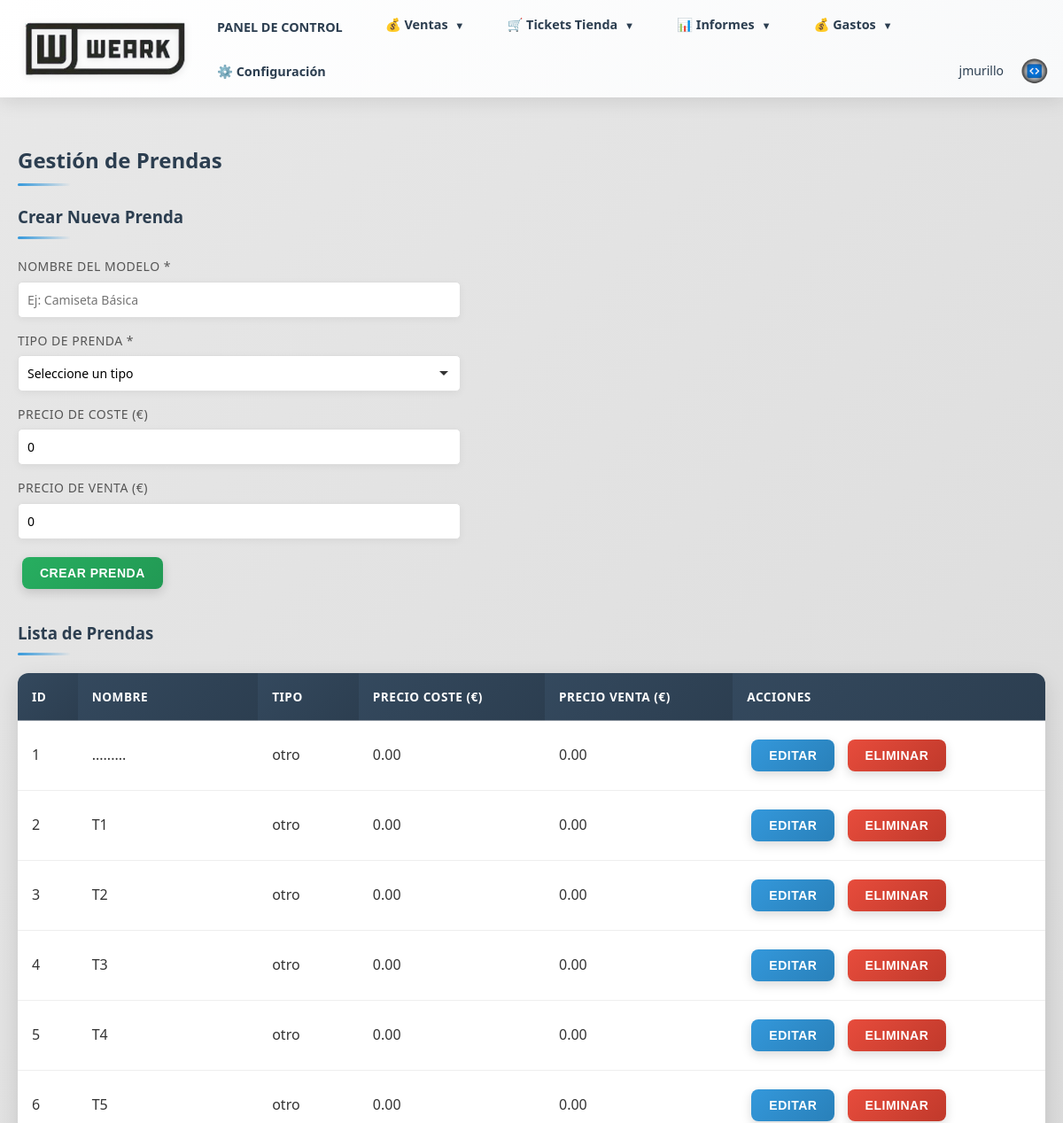
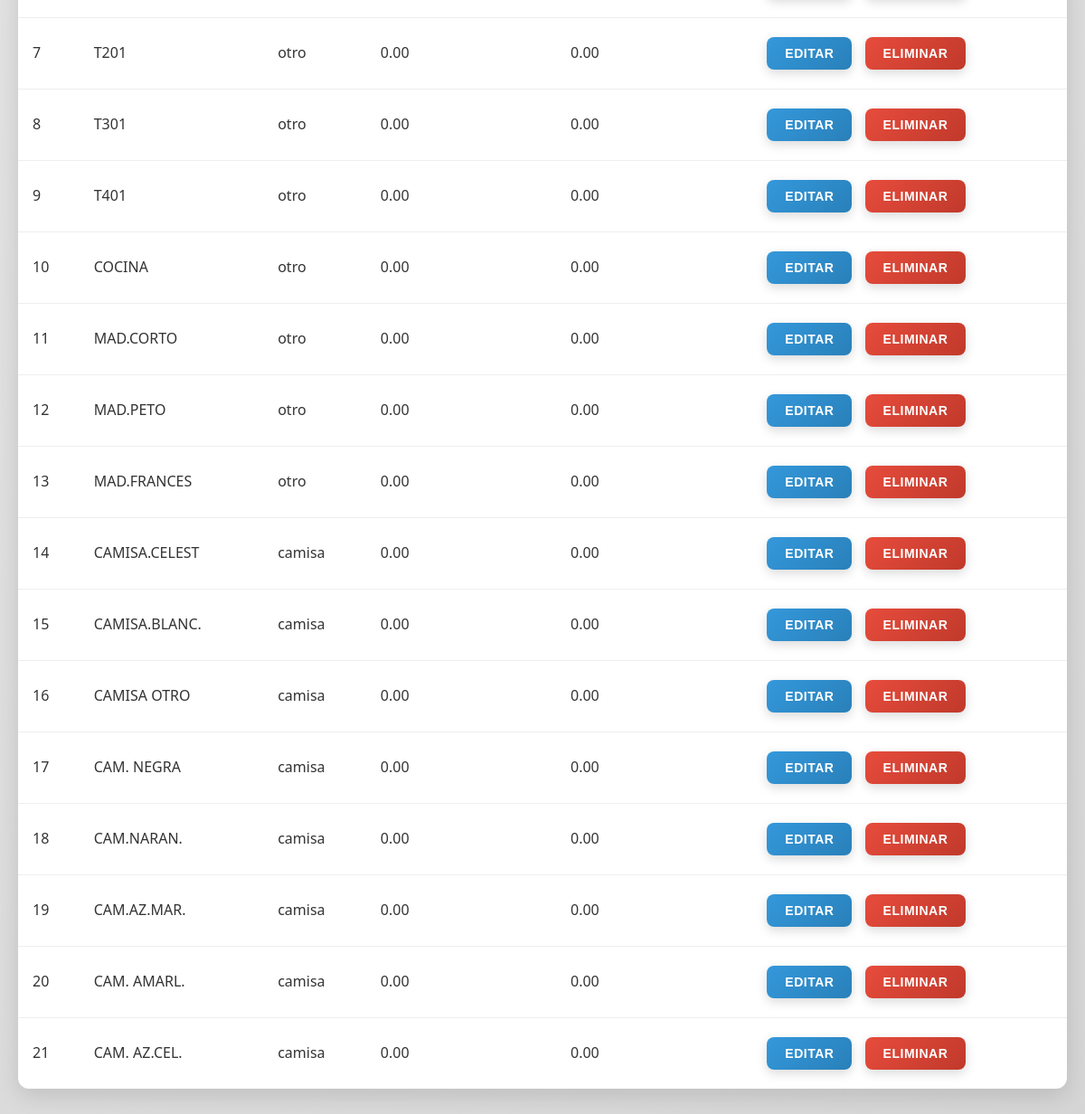
/prendas (signed in), run on the app's committed database (2 pictures, top to bottom).
### models.py (models this page shows, shortened)
class Usuario(db.Model, UserMixin):
    __tablename__ = 'usuarios'
    id = db.Column(db.Integer, primary_key=True)
    usuario = db.Column(db.String(80), nullable=False, unique=True)
    password_hash = db.Column(db.String(255), nullable=False)
    correo = db.Column(db.String(100), nullable=False)
    telefono = db.Column(db.String(50))
    rol = db.Column(db.String(50), nullable=False)  # comercial, administracion, supervisor, usuario
    fecha_creacion = db.Column(db.DateTime, default=datetime.utcnow)
    ultimo_acceso = db.Column(db.DateTime)
    activo = db.Column(db.Boolean, default=True, nullable=False)
    def is_supervisor(self):
        return self.rol == 'supervisor'

class Prenda(db.Model):
    __tablename__ = 'prendas'
    id = db.Column(db.Integer, primary_key=True)
    nombre = db.Column(db.String(200), nullable=False)
    tipo = db.Column(db.String(50), nullable=False)  # pantalon, camisa, zapato, camiseta, etc.
    precio_coste = db.Column(db.Numeric(10, 2), nullable=False, default=0)  # Precio de coste
    precio_venta = db.Column(db.Numeric(10, 2), nullable=False, default=0)  # Precio de venta
    lineas_pedido = db.relationship('LineaPedido', backref='prenda', lazy=True)
    lineas_presupuesto = db.relationship('LineaPresupuesto', backref='prenda', lazy=True)

### routes/prendas.py (the view, shortened to what this page needs)
@prendas_bp.route('/prendas', methods=['GET', 'POST'])
@login_required
def gestion_prendas():
    prendas = Prenda.query.all()
    return render_template('prendas.html', prendas=prendas)

### app.py (called while the page is built)
@login_manager.user_loader
def load_user(user_id):
    from models import Usuario, Cliente
    if user_id.startswith('cliente_'):
        cliente_id = int(user_id.replace('cliente_', ''))
        cliente = Cliente.query.get(cliente_id)
        if cliente and cliente.tiene_acceso_web():
            return cliente
        return None
    else:
        return Usuario.query.get(int(user_id))

### templates/prendas.html (shortened to what this page needs)
{% extends "base.html" %}
{% block content %}
<h2>Gestión de Prendas</h2>
<div style="margin-bottom: 30px;">
    <h3>Crear Nueva Prenda</h3>
    <form method="POST" style="max-width: 500px;">
        <div class="form-group">
            <label for="nombre">Nombre del Modelo *</label>
            <input type="text" name="nombre" id="nombre" required placeholder="Ej: Camiseta Básica">
        </div>
        <div class="form-group">
            <label for="tipo">Tipo de Prenda *</label>
            <select name="tipo" id="tipo" required>
                <option value="">Seleccione un tipo</option>
            </select>
        </div>
        <div class="form-group">
            <label for="precio_coste">Precio de Coste (€)</label>
            <input type="number" name="precio_coste" id="precio_coste" step="0.01" min="0" value="0" placeholder="0.00">
        </div>
        <div class="form-group">
            <label for="precio_venta">Precio de Venta (€)</label>
            <input type="number" name="precio_venta" id="precio_venta" step="0.01" min="0" value="0" placeholder="0.00">
        </div>
        <button type="submit" class="btn btn-success">Crear Prenda</button>
    </form>
</div>
<h3>Lista de Prendas</h3>
{% if prendas %}
<table>
    <thead>
        <tr>
            <th>ID</th>
            <th>Nombre</th>
            <th>Tipo</th>
            <th>Precio Coste (€)</th>
            <th>Precio Venta (€)</th>
            <th>Acciones</th>
        </tr>
    </thead>
    <tbody>
        {% for prenda in prendas %}
        <tr>
            <td>{{ prenda.id }}</td>
            <td>{{ prenda.nombre }}</td>
            <td>{{ prenda.tipo }}</td>
            <td>{{ "%.2f"|format(prenda.precio_coste|float) if prenda.precio_coste else "0.00" }}</td>
            <td>{{ "%.2f"|format(prenda.precio_venta|float) if prenda.precio_venta else "0.00" }}</td>
            <td>
                <button onclick="abrirModalEditar({{ prenda.id }}, '{{ prenda.nombre }}', '{{ prenda.tipo }}', {{ "%.2f"|format(prenda.precio_coste|float) if prenda.precio_coste else 0 }}, {{ "%.2f"|format(prenda.precio_venta|float) if prenda.precio_venta else 0 }})" class="btn btn-primary" style="margin-right: 5px;">Editar</button>
                <form method="POST" action="{{ url_for('prendas.eliminar_prenda', id=prenda.id) }}" style="display: inline;" onsubmit="return confirm('¿Está seguro de eliminar esta prenda?');">
                    <button type="submit" class="btn btn-danger">Eliminar</button>
                </form>
            </td>
        </tr>
        {% endfor %}
    </tbody>
</table>
{% else %}
<p>No hay prendas registradas.</p>
{% endif %}
{% endblock %}

### templates/base.html (shortened to what this page needs)
<!DOCTYPE html>
<html lang="es">
<head>
    <link rel="stylesheet" href="{{ url_for('static', filename='css/style.css') }}">
</head>
<body>
    <header>
        <div class="container header-wrapper">
            <a href="{{ url_for('index.index') }}" style="text-decoration: none; display: flex; align-items: center;">
                <img src="{{ url_for('static', filename='logo_base.png') }}" alt="Logo" class="header-logo">
            </a>
            <nav id="mainNav">
                {% if current_user.is_authenticated %}
                    <a href="{{ url_for('index.index') }}">PANEL DE CONTROL</a>
                    <div class="dropdown">
                        <a href="#" class="dropdown-toggle">💰 Ventas <span class="dropdown-arrow">▼</span></a>
                    </div>
                    <div class="dropdown">
                        <a href="#" class="dropdown-toggle">🛒 Tickets Tienda <span class="dropdown-arrow">▼</span></a>
                    </div>
                    <div class="dropdown">
                        <a href="#" class="dropdown-toggle">📊 Informes <span class="dropdown-arrow">▼</span></a>
                    </div>
                    <div class="dropdown">
                        <a href="#" class="dropdown-toggle">💰 Gastos <span class="dropdown-arrow">▼</span></a>
                    </div>
                    {% if current_user.is_supervisor() %}
                        <a href="{{ url_for('configuracion.index') }}">⚙️ Configuración</a>
                    {% endif %}
                    <div class="user-menu">
                        <span class="user-name">{{ current_user.usuario }}</span>
                        <a href="{{ url_for('auth.logout') }}" class="logout-btn-circle" title="Cerrar Sesión">
                            <img src="{{ url_for('static', filename='logo_jm.png') }}" alt="Cerrar Sesión" style="width: 100%; height: 100%; object-fit: contain;">
                        </a>
                    </div>
                {% endif %}
            </nav>
        </div>
    </header>
    <div class="container">
        {% block content %}{% endblock %}
    </div>
</body>
</html>

### templates/prendas.html (style rules this page uses)
.form-group { margin-bottom: 15px; }
.form-group label { display: block; margin-bottom: 5px; font-weight: 500; color: #555; font-size: 14px; }
.form-group input, .form-group select { width: 100%; padding: 10px; border: 1px solid #ddd; border-radius: 5px; font-size: 14px; box-sizing: border-box; font-family: inherit; }

### data on the page
Usuario: usuario "jmurillo"
Prenda: id "1", nombre ".........", tipo "otro", precio_coste "0.00", precio_venta "0.00"
Prenda: id "2", nombre "T1", tipo "otro", precio_coste "0.00", precio_venta "0.00"
Prenda: id "3", nombre "T2", tipo "otro", precio_coste "0.00", precio_venta "0.00"
Prenda: id "4", nombre "T3", tipo "otro", precio_coste "0.00", precio_venta "0.00"
Prenda: id "5", nombre "T4", tipo "otro", precio_coste "0.00", precio_venta "0.00"
Prenda: id "6", nombre "T5", tipo "otro", precio_coste "0.00", precio_venta "0.00"
Prenda: id "7", nombre "T201", tipo "otro", precio_coste "0.00", precio_venta "0.00"
Prenda: id "8", nombre "T301", tipo "otro", precio_coste "0.00", precio_venta "0.00"
Prenda: id "9", nombre "T401", tipo "otro", precio_coste "0.00", precio_venta "0.00"
Prenda: id "10", nombre "COCINA", tipo "otro", precio_coste "0.00", precio_venta "0.00"
Prenda: id "11", nombre "MAD.CORTO", tipo "otro", precio_coste "0.00", precio_venta "0.00"
Prenda: id "12", nombre "MAD.PETO", tipo "otro", precio_coste "0.00", precio_venta "0.00"
Prenda: id "13", nombre "MAD.FRANCES", tipo "otro", precio_coste "0.00", precio_venta "0.00"
Prenda: id "14", nombre "CAMISA.CELEST", tipo "camisa", precio_coste "0.00", precio_venta "0.00"
Prenda: id "15", nombre "CAMISA.BLANC.", tipo "camisa", precio_coste "0.00", precio_venta "0.00"
Prenda: id "16", nombre "CAMISA OTRO", tipo "camisa", precio_coste "0.00", precio_venta "0.00"
Prenda: id "17", nombre "CAM. NEGRA", tipo "camisa", precio_coste "0.00", precio_venta "0.00"
Prenda: id "18", nombre "CAM.NARAN.", tipo "camisa", precio_coste "0.00", precio_venta "0.00"
Prenda: id "19", nombre "CAM.AZ.MAR.", tipo "camisa", precio_coste "0.00", precio_venta "0.00"
Prenda: id "20", nombre "CAM. AMARL.", tipo "camisa", precio_coste "0.00", precio_venta "0.00"
Prenda: id "21", nombre "CAM. AZ.CEL.", tipo "camisa", precio_coste "0.00", precio_venta "0.00"
